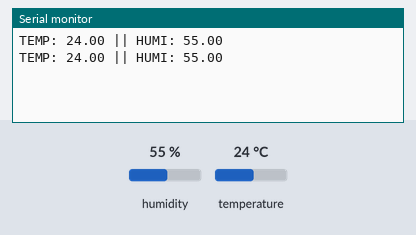
Bench run of a sketch on a simulated Arduino Uno, built with avr-gcc and run on an emulated ATmega328P. Shown: the last lines printed to the serial monitor. The test bench sets the inputs (shaded band); at power-on: humidity 55 %, temperature 24 °C.

Above: at 2.8 s.
2.9 s: humidity set to 22 %
At 5.0 s:
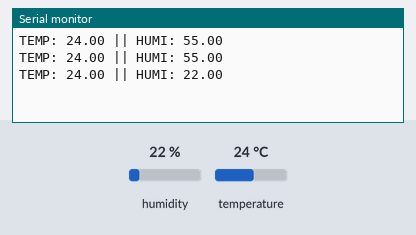
5.6 s: temperature set to 12 °C
At 7.4 s:
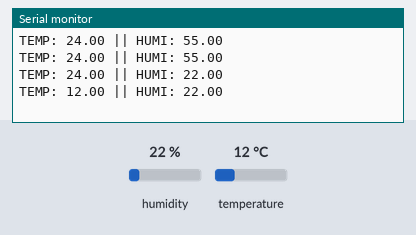
8.3 s: humidity set to 40 %
At 11.0 s:
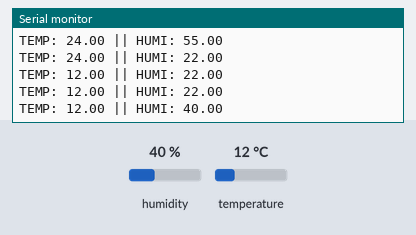
Timing chart, 0 to 12.5 s (numbered marks = the images above; inputs shaded):
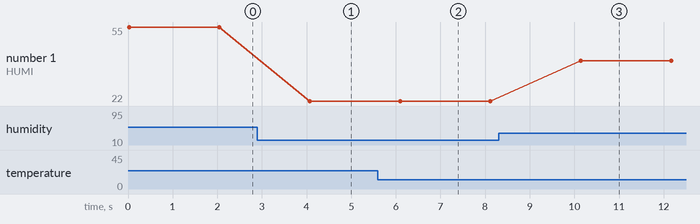

The sketch:

dht_code_working.ino
```cpp
// Libraries einbinden
#include <dht11.h>

dht11 DHT11;
#define DHT11PIN 19

void setup() {
  Serial.begin(9600);
}

void loop() {
  get_temp();
}

void get_temp() {
  int chk = DHT11.read(DHT11PIN);

  float temp = DHT11.temperature;
  float humi = DHT11.humidity;

  String temp_conv = String(temp);
  String humi_conv = String(humi);

  // Serial.print("TEMP: ");
  // Serial.print(temp_conv);

  // Serial.print(" || ");

  // Serial.print("HUMI: ");
  // Serial.println(humi_conv);

  String message = "TEMP: " + temp_conv + " || HUMI: " + humi_conv + "";

  Serial.println(message);

  delay(2000);
}
```

Measured:
- after the input at 2.9 s, the serial monitor: prints a new line after 1.2 s (image 1)
- after the input at 5.6 s, the serial monitor: prints a new line after 0.50 s (image 2)
- after the input at 8.3 s, the serial monitor: prints a new line after 1.8 s (image 3)
- plotted number 1: 55 → 22 after the input at 2.9 s, 22 → 40 after the input at 8.3 s
